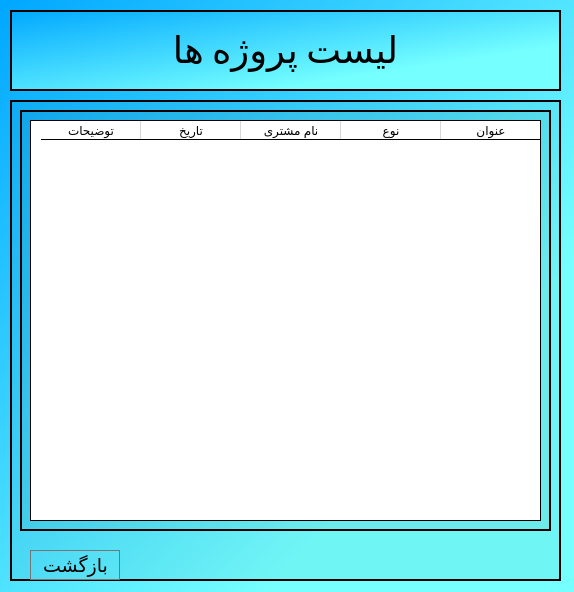
<?xml version="1.0" encoding="UTF-8"?>
<ui version="4.0">
 <class>ProjectList</class>
 <widget class="QDialog" name="ProjectList">
  <property name="geometry">
   <rect>
    <x>0</x>
    <y>0</y>
    <width>574</width>
    <height>592</height>
   </rect>
  </property>
  <property name="minimumSize">
   <size>
    <width>574</width>
    <height>592</height>
   </size>
  </property>
  <property name="maximumSize">
   <size>
    <width>574</width>
    <height>592</height>
   </size>
  </property>
  <property name="windowTitle">
   <string>پروژه‌ها</string>
  </property>
  <property name="windowIcon">
   <iconset>
    <normalon>:/files/icons8_change_48px.png</normalon>
   </iconset>
  </property>
  <property name="styleSheet">
   <string notr="true">background-color: qlineargradient(spread:pad, x1:0, y1:0, x2:0.739, y2:0.71, stop:0 rgba(0, 167, 255, 255), stop:1 rgba(117, 255, 255, 255));</string>
  </property>
  <widget class="QFrame" name="frame">
   <property name="geometry">
    <rect>
     <x>10</x>
     <y>100</y>
     <width>551</width>
     <height>481</height>
    </rect>
   </property>
   <property name="layoutDirection">
    <enum>Qt::RightToLeft</enum>
   </property>
   <property name="styleSheet">
    <string notr="true">background-color: qlineargradient(spread:pad, x1:0, y1:0, x2:1, y2:1, stop:1 rgba(0, 0, 0, 10));</string>
   </property>
   <property name="frameShape">
    <enum>QFrame::Box</enum>
   </property>
   <property name="frameShadow">
    <enum>QFrame::Plain</enum>
   </property>
   <property name="lineWidth">
    <number>2</number>
   </property>
   <widget class="QFrame" name="frame_3">
    <property name="geometry">
     <rect>
      <x>10</x>
      <y>10</y>
      <width>531</width>
      <height>421</height>
     </rect>
    </property>
    <property name="frameShape">
     <enum>QFrame::Box</enum>
    </property>
    <property name="frameShadow">
     <enum>QFrame::Plain</enum>
    </property>
    <property name="lineWidth">
     <number>2</number>
    </property>
    <widget class="QTableWidget" name="proTable">
     <property name="geometry">
      <rect>
       <x>10</x>
       <y>10</y>
       <width>511</width>
       <height>401</height>
      </rect>
     </property>
     <property name="font">
      <font>
       <family>Calibri</family>
       <pointsize>12</pointsize>
      </font>
     </property>
     <property name="styleSheet">
      <string notr="true">background-color: qlineargradient(spread:pad, x1:0, y1:0, x2:0.006, y2:0.00568182, stop:0 rgba(255, 255, 255, 255));</string>
     </property>
     <column>
      <property name="text">
       <string>عنوان</string>
      </property>
     </column>
     <column>
      <property name="text">
       <string>نوع</string>
      </property>
     </column>
     <column>
      <property name="text">
       <string>نام مشتری</string>
      </property>
     </column>
     <column>
      <property name="text">
       <string>تاریخ</string>
      </property>
     </column>
     <column>
      <property name="text">
       <string>توضیحات</string>
      </property>
     </column>
    </widget>
   </widget>
   <widget class="QPushButton" name="pushButton">
    <property name="geometry">
     <rect>
      <x>20</x>
      <y>450</y>
      <width>91</width>
      <height>31</height>
     </rect>
    </property>
    <property name="font">
     <font>
      <family>Calibri</family>
      <pointsize>14</pointsize>
     </font>
    </property>
    <property name="cursor">
     <cursorShape>PointingHandCursor</cursorShape>
    </property>
    <property name="layoutDirection">
     <enum>Qt::LeftToRight</enum>
    </property>
    <property name="text">
     <string>بازگشت</string>
    </property>
    <property name="icon">
     <iconset resource="resources.qrc">
      <normaloff>:/files/icons8_go_back_100px.png</normaloff>:/files/icons8_go_back_100px.png</iconset>
    </property>
    <property name="iconSize">
     <size>
      <width>25</width>
      <height>25</height>
     </size>
    </property>
    <property name="flat">
     <bool>true</bool>
    </property>
   </widget>
  </widget>
  <widget class="QFrame" name="frame_2">
   <property name="geometry">
    <rect>
     <x>10</x>
     <y>10</y>
     <width>551</width>
     <height>81</height>
    </rect>
   </property>
   <property name="frameShape">
    <enum>QFrame::Box</enum>
   </property>
   <property name="frameShadow">
    <enum>QFrame::Plain</enum>
   </property>
   <property name="lineWidth">
    <number>2</number>
   </property>
   <layout class="QGridLayout" name="gridLayout_2">
    <item row="0" column="0">
     <widget class="QLabel" name="label">
      <property name="font">
       <font>
        <family>Calibri</family>
        <pointsize>28</pointsize>
       </font>
      </property>
      <property name="styleSheet">
       <string notr="true">background-color: qlineargradient(spread:pad, x1:0, y1:0, x2:1, y2:1, stop:0 rgba(0, 0, 0, 0), stop:1 rgba(255, 255, 255, 0));</string>
      </property>
      <property name="text">
       <string>&lt;html&gt;&lt;head/&gt;&lt;body&gt;&lt;p align=&quot;center&quot;&gt;لیست پروژه ها&lt;/p&gt;&lt;/body&gt;&lt;/html&gt;</string>
      </property>
     </widget>
    </item>
   </layout>
  </widget>
 </widget>
 <resources>
  <include location="resources.qrc"/>
 </resources>
 <connections/>
</ui>
